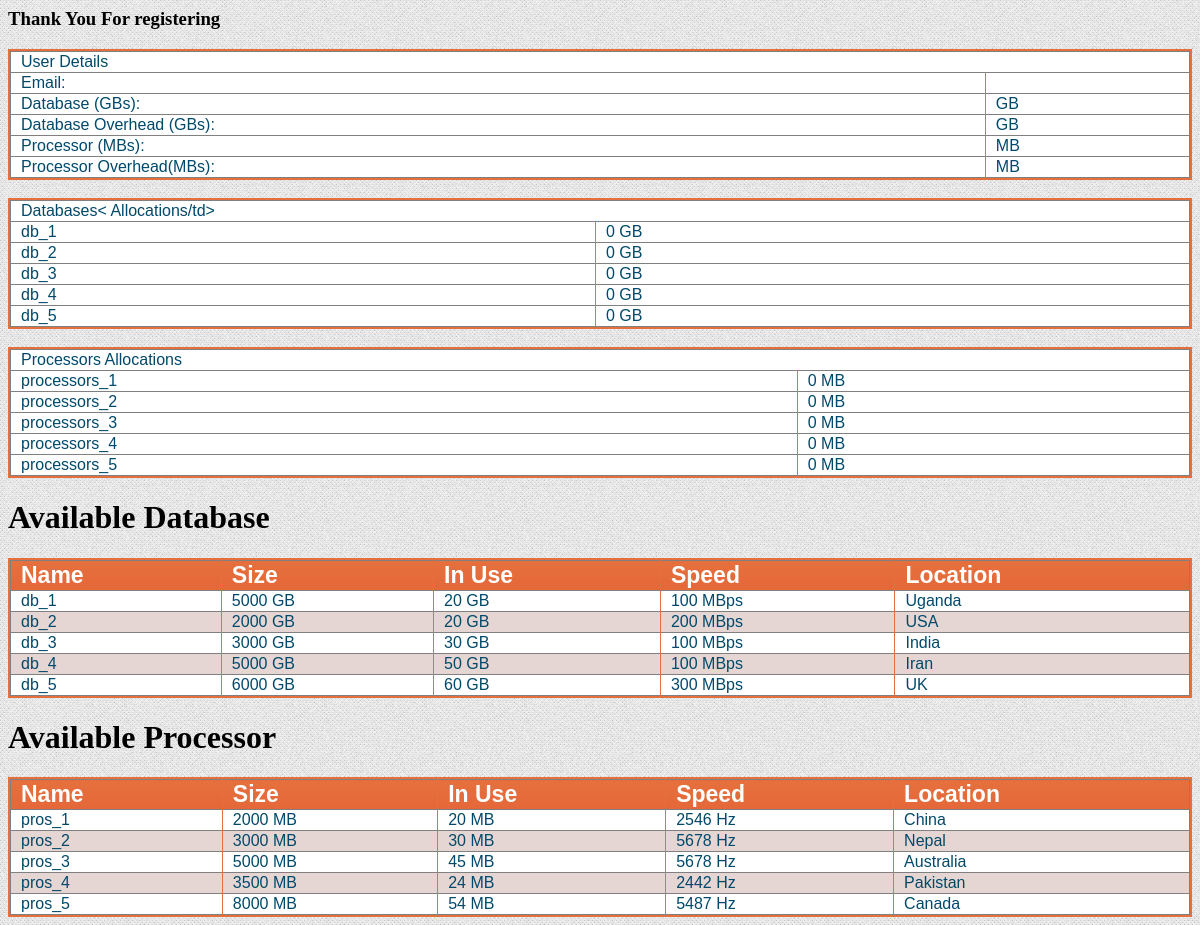
Screenshot of /register_resources/reqister_me.php with the database file from the repository.
### tables this page shows
CREATE TABLE `resourses` (
  `name` varchar(50) NOT NULL,
  `Size` int(11) NOT NULL,
  `inuse` int(11) NOT NULL,
  `speed` int(11) NOT NULL,
  `location` varchar(50) NOT NULL
);

CREATE TABLE `processors` (
  `id` varchar(50) NOT NULL,
  `size` int(11) NOT NULL,
  `speed` int(11) NOT NULL,
  `location` varchar(50) NOT NULL,
  `resv` int(11) NOT NULL
);

### register_resources/reqister_me.php (the view, shortened to what this page needs)
<?php
	$var1=$_POST['email'];
	$var2=$_POST['db1'];
	$var3=$_POST['db2'];
	$var4=$_POST['p1'];
	$var5=$_POST['p2'];
	$x=$var2;	$error1=0;
	for($i=0;$i<5;$i++)$my_res_inuse[$i]=0;
	$x=$var4;	$error2=0;
	for($i=0;$i<5;$i++)$my_pross_inuse[$i]=0;
	if($error2 == 0 && $error1 == 0)
	{
		echo "<h3>Thank You For registering</h3>";
		echo "<div class=\"datagrid\">";
		echo "<table border=\"1\" width=\"100%\">";
			echo "<tr> <td colspan = \"2\">User Details		</td>        </tr>";
			echo "<tr> <td>Email:					</td> <td>$var1</td> </tr>";
			echo "<tr> <td>Database (GBs):			</td> <td>$var2 GB</td> </tr>";
			echo "<tr> <td>Database Overhead (GBs):	</td> <td>$var3 GB</td> </tr>";
			echo "<tr> <td>Processor (MBs):			</td> <td>$var4 MB</td> </tr>";
			echo "<tr> <td>Processor Overhead(MBs):	</td> <td>$var5 MB</td> </tr>";
		echo "</table>";
		echo "</div>";
		echo "<div class=\"datagrid\">";
		echo "<table border=\"1\" width=\"100%\">";
			echo "<tr> <td colspan = \"2\" >Databases< Allocations/td>  </tr>";
			echo "<tr> <td>db_1</td> <td>$my_res_inuse[0] GB</td> </tr>";
			echo "<tr> <td>db_2</td> <td>$my_res_inuse[1] GB</td> </tr>";
			echo "<tr> <td>db_3</td> <td>$my_res_inuse[2] GB</td> </tr>";
			echo "<tr> <td>db_4</td> <td>$my_res_inuse[3] GB</td> </tr>";
			echo "<tr> <td>db_5</td> <td>$my_res_inuse[4] GB</td> </tr>";
		echo "</table>";
		echo "</div>";
		echo "<div class=\"datagrid\">";
		echo "<table border=\"1\" width=\"100%\">";
			echo "<tr> <td colspan = \"2\" >Processors Allocations</td> </tr>";
			echo "<tr> <td>processors_1</td> <td>$my_pross_inuse[0] MB</td> </tr>";
			echo "<tr> <td>processors_2</td> <td>$my_pross_inuse[1] MB</td> </tr>";
			echo "<tr> <td>processors_3</td> <td>$my_pross_inuse[2] MB</td> </tr>";
			echo "<tr> <td>processors_4</td> <td>$my_pross_inuse[3] MB</td> </tr>";
			echo "<tr> <td>processors_5</td> <td>$my_pross_inuse[4] MB</td> </tr>";
		echo "</table>";
		echo "</div>";
	}
	else
		echo "not enough resources";
	echo "<h1>Available Database</h1>";
	echo "<div class=\"datagrid\">";
	echo "<table border=\"1\" width=\"100%\">";
	$query="select * from resourses where 1";
	$run=mysql_query($query);
	echo "<thead>";
			echo "<th>Name</th> <th>Size</th> <th>In Use</th> <th>Speed</th> <th>Location</th>";
	echo "</thead>";
	$count = 0;
	while ($row=mysql_fetch_array($run))
	{
		$count++;
		echo $count%2==0?"<tr class=\"alt\">":"<tr>";
			echo "<td>$row[0]</td> <td>$row[1] GB</td> <td>$row[2] GB</td> <td>$row[3] MBps</td> <td>$row[4]</td>";
		echo "</tr>";
	}
	echo "</table>";
	echo "</div>";
	echo "<h1>Available Processor</h1>";
	echo "<div class=\"datagrid\">";
	echo "<table border=\"1\" width=\"100%\">";
	$query="select * from processors where 1";
	$run=mysql_query($query);
	echo "<thead>";
			echo "<th>Name</th> <th>Size</th> <th>In Use</th> <th>Speed</th>  <th>Location</th> ";
	echo "</thead>";
	$count = 0;
	while ($row=mysql_fetch_array($run))
	{
					$count++;
					echo $count%2==0?"<tr class=\"alt\">":"<tr>";
			echo "<td>$row[0]</td> <td>$row[1] MB</td> <td>$row[4] MB</td> <td>$row[2] Hz</td> <td>$row[3]</td> ";
		echo "</tr>";
	}
	echo "</table>";
	echo "</div>";
?>

### register_resources/reqister_me.php (style rules this page uses)
.datagrid table { border-collapse:collapse;text-align:left;width:100% }
.datagrid { font:normal 12px/150% Arial,Helvetica,sans-serif;background:#fff;overflow:hidden;border:2px solid #E5703D }
.datagrid table td,.datagrid table th { padding:1px 10px }
.datagrid table thead th { background:-webkit-gradient(linear,left top,left bottom,color-stop(0.05,#E5703D),color-stop(1,#E56739));background:-moz-linear-gradient(center top,#E5703D 5%,#E56739 100%);filter:progid:DXImageTransform.Microsoft.gradient(startColorstr='#E5703D',endColorstr='#E56739');background-color:#E5703D;color:#FFF;font-size:23px;font-weight:700;border-left:1px solid #E5703D }
.datagrid table thead th:first-child { border:none }
.datagrid table tbody td { color:#00496B;border-left:1px solid #E5703D;font-size:16px;font-weight:400 }
.datagrid table tbody .alt td { background:#E5D6D3;color:#00496B }
.datagrid table tbody td:first-child { border-left:none }
.datagrid table tbody tr:last-child td { border-bottom:none }

### rows the page displays
resourses: name "db_1", Size "5000", inuse "20", speed "100", location "Uganda"
resourses: name "db_2", Size "2000", inuse "20", speed "200", location "USA"
resourses: name "db_3", Size "3000", inuse "30", speed "100", location "India"
resourses: name "db_4", Size "5000", inuse "50", speed "100", location "Iran"
resourses: name "db_5", Size "6000", inuse "60", speed "300", location "UK"
processors: id "pros_1", size "2000", resv "20", speed "2546", location "China"
processors: id "pros_2", size "3000", resv "30", speed "5678", location "Nepal"
processors: id "pros_3", size "5000", resv "45", speed "5678", location "Australia"
processors: id "pros_4", size "3500", resv "24", speed "2442", location "Pakistan"
processors: id "pros_5", size "8000", resv "54", speed "5487", location "Canada"

### other values shown
$my_res_inuse[0] "0"
$my_res_inuse[1] "0"
$my_res_inuse[2] "0"
$my_res_inuse[3] "0"
$my_res_inuse[4] "0"
$my_pross_inuse[0] "0"
$my_pross_inuse[1] "0"
$my_pross_inuse[2] "0"
$my_pross_inuse[3] "0"
$my_pross_inuse[4] "0"
